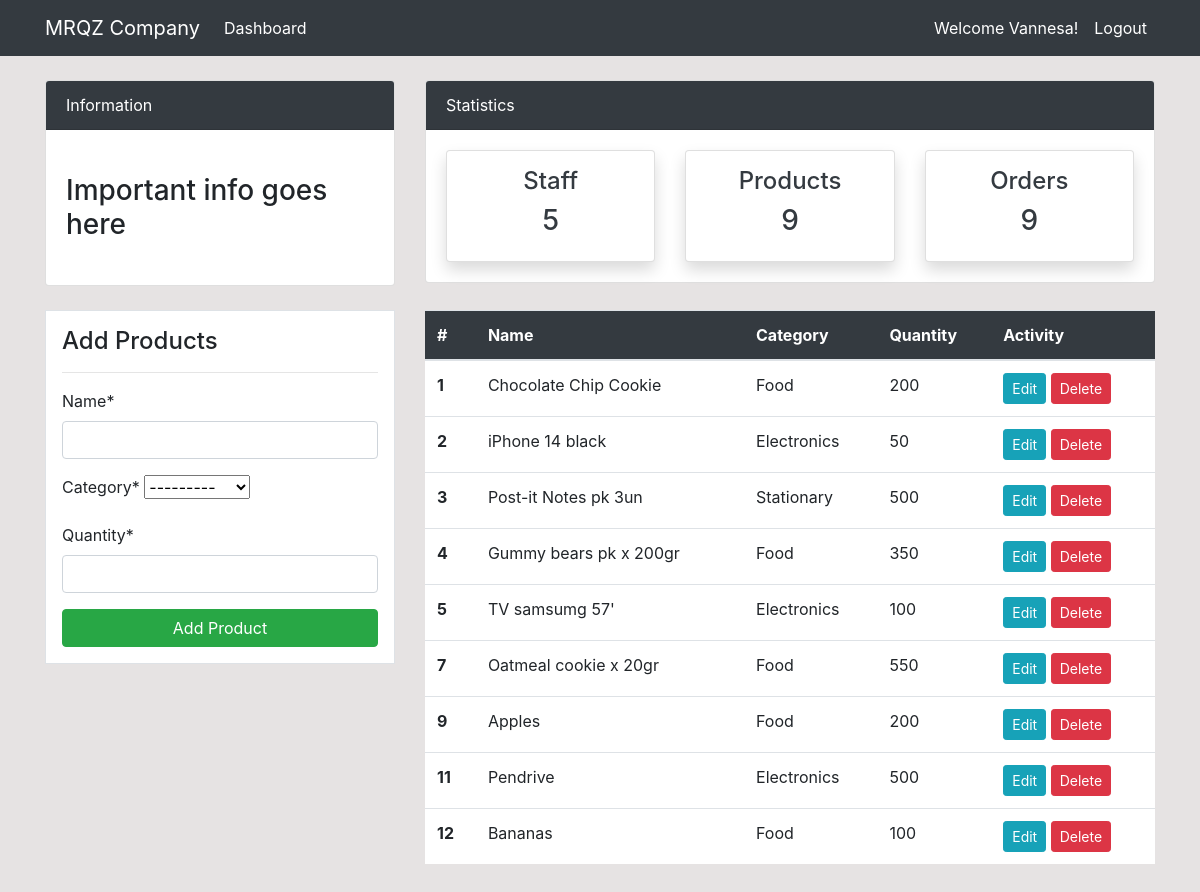
Before: /product/ (signed in) with the older database file.
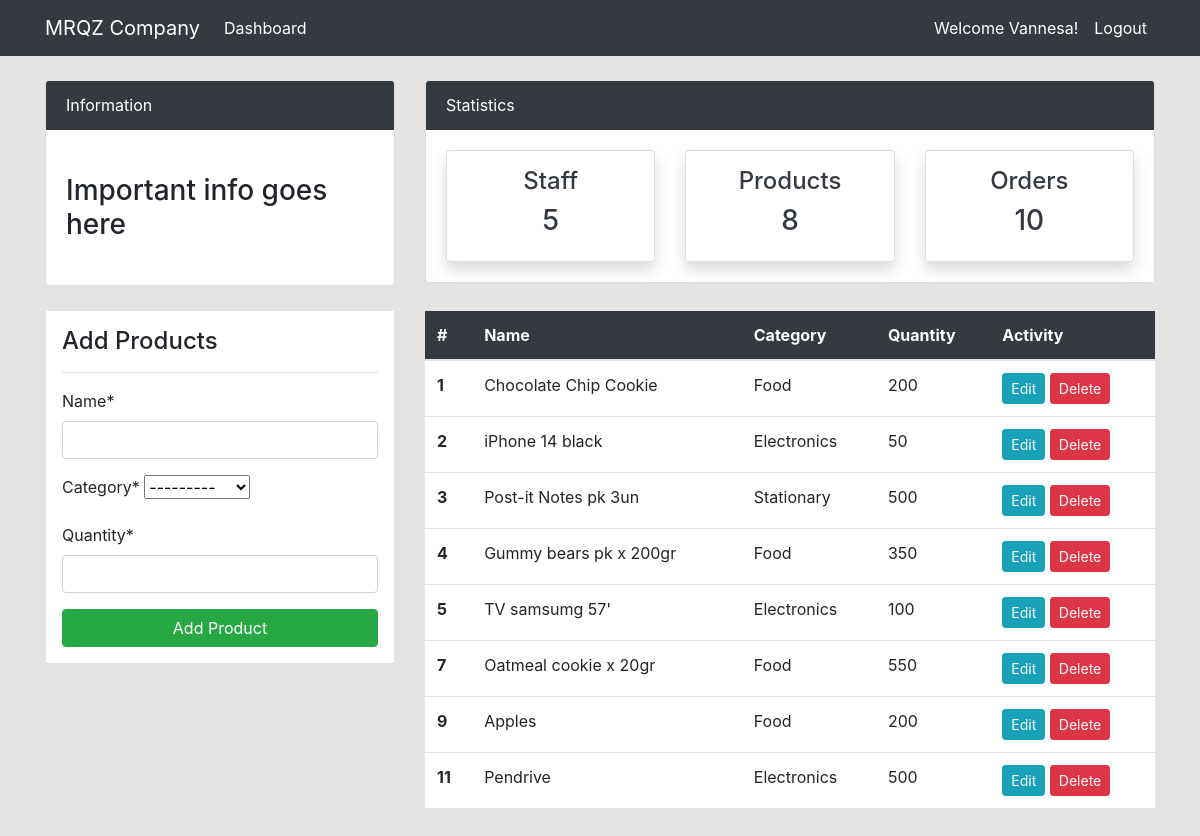
After: the same page with the newer database file.
### dashboard/models.py (models this page shows, shortened)
class Product(models.Model):
    name = models.CharField(max_length=100, null=True)
    category = models.CharField(max_length=20, choices=CATEGORY, null=True)
    quantity = models.PositiveIntegerField(null=True)
    class Meta:
        verbose_name_plural = 'Product'

### dashboard/views.py (the view)
# urls.py: path('product/', views.product, name='dashboard-product'),
@login_required
def product(request):
    items = Product.objects.all()  # Using ORM
    product_count = items.count()
    workers_count = User.objects.all().count()
    orders_count = Order.objects.all().count()
    if request.method == 'POST':
        form = ProductForm(request.POST)
        if form.is_valid():
            form.save()
            product_name = form.cleaned_data.get('name')
            messages.success(
                request, f'{product_name} has been successfully added!')
            return redirect('dashboard-product')
    else:
        form = ProductForm()
    context = {
        'items': items,
        'form': form,
        'workers_count': workers_count,
        'orders_count': orders_count,
        'product_count': product_count,
    }
    return render(request, 'dashboard/product.html', context)

### dashboard/forms.py
class ProductForm(forms.ModelForm):
    class Meta:
        model = Product
        fields = [
            'name',
            'category',
            'quantity',
        ]

### templates/dashboard/product.html (shortened to what this page needs)
{% extends 'partials/base.html' %}
{% load crispy_forms_tags %}
{% block content %}
{% include 'partials/topnav.html' %}
<div class="container">
    <div class="row my-4">
        <div class="col-md-4">
            <div class="border bg-white p-3">
                <h4>Add Products</h4>
                <hr>
                <form method="POST">
                    {{ form | crispy }}
                    <input class="btn btn-success btn-block" type="submit" value="Add Product">
                </form>
            </div>
        </div>
        <div class="col-md-8">
            <table class="table bg-white">
                <thead class="bg-dark">
                    <tr class="text-white">
                        <th scope="col">#</th>
                        <th scope="col">Name</th>
                        <th scope="col">Category</th>
                        <th scope="col">Quantity</th>
                        <th scope="col">Activity</th>
                    </tr>
                </thead>
                <tbody>
                    {% for item in items %}
                    <tr>
                        <th scope="row">{{item.id}}</th>
                        <td>{{item.name}}</td>
                        <td>{{item.category}}</td>
                        <td>{{item.quantity}}</td>
                        <td>
                            <a class="btn btn-info btn-sm" href="{% url 'dashboard-product-update' item.id %}">Edit</a>
                            <a class="btn btn-danger btn-sm" href="{% url 'dashboard-product-delete' item.id %}">Delete</a>
                        </td>
                    </tr>
                    {% endfor %}
                </tbody>
            </table>
        </div>
    </div>
</div>
{% endblock %}

Changed rows visible on the page:
removed Product: id "12", name "Bananas", category "Food", quantity "100"
Other visible differences:
{{ product_count }}: "9" → "8"
{{ orders_count }}: "9" → "10"
